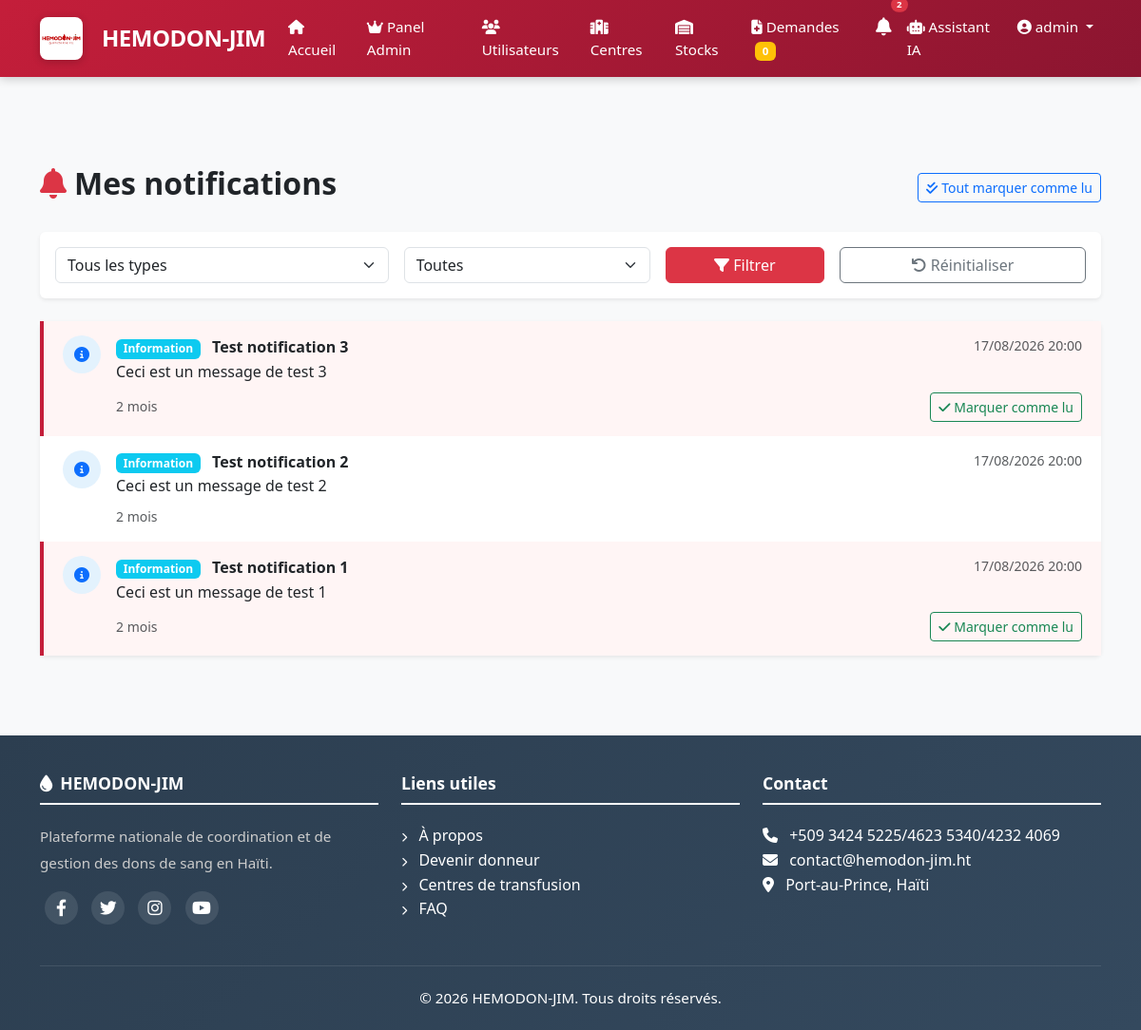
Screenshot of /notifications/ (signed in) with the database file from the repository.
### apps/authentification/models.py (models this page shows, shortened)
class User(AbstractUser):
    GROUPE_CHOICES = [
        ('donneur', 'Donneur'),
        ('hospitalier', 'Personnel Hospitalier'),
        ('admin', 'Administrateur'),
        ('pnts', 'PNTS'),
    ]
    GROUPE_SANGUIN_CHOICES = [
        ('A+', 'A+'), ('A-', 'A-'),
        ('B+', 'B+'), ('B-', 'B-'),
        ('AB+', 'AB+'), ('AB-', 'AB-'),
        ('O+', 'O+'), ('O-', 'O-'),
    ]
    groupe = models.CharField(max_length=20, choices=GROUPE_CHOICES, default='donneur')
    telephone = models.CharField(max_length=20, unique=True)
    adresse = models.TextField(blank=True, null=True)
    commune = models.CharField(max_length=100, blank=True, null=True)
    departement = models.CharField(max_length=100, blank=True, null=True)
    date_naissance = models.DateField(null=True, blank=True)
    groupe_sanguin = models.CharField(max_length=3, choices=GROUPE_SANGUIN_CHOICES, blank=True, null=True)
    est_eligible = models.BooleanField(default=True)
    photo = models.ImageField(upload_to='photos/', blank=True, null=True)
    created_at = models.DateTimeField(auto_now_add=True)
    updated_at = models.DateTimeField(auto_now=True)
    class Meta:
        db_table = 'users'
        verbose_name = 'Utilisateur'
        verbose_name_plural = 'Utilisateurs'

### apps/app_admin/models.py (models this page shows, shortened)
class Notification(models.Model):
    TYPE_CHOICES = [
        ('info', 'Information'),
        ('success', 'Succès'),
        ('warning', 'Alerte'),
        ('danger', 'Urgent'),
        ('system', 'Système'),
    ]
    titre = models.CharField(max_length=200)
    message = models.TextField()
    type = models.CharField(max_length=20, choices=TYPE_CHOICES, default='info')
    est_lue = models.BooleanField(default=False)
    pour_tous = models.BooleanField(default=True)
    utilisateurs = models.ManyToManyField(User, blank=True, related_name='notifications')
    lien = models.CharField(max_length=200, blank=True, null=True)
    date_creation = models.DateTimeField(auto_now_add=True)
    date_mise_a_jour = models.DateTimeField(auto_now=True)
    class Meta:
        ordering = ['-date_creation']
        verbose_name = 'Notification'
        verbose_name_plural = 'Notifications'

### apps/app_admin/views.py (the view)
# urls.py: path('notifications/', views.user_notifications, name='list'),
@login_required
def user_notifications(request):
    notifications = Notification.objects.filter(
        Q(pour_tous=True) | Q(utilisateurs=request.user)
    ).distinct().order_by('-date_creation')
    type_notif = request.GET.get('type')
    if type_notif:
        notifications = notifications.filter(type=type_notif)
    lu = request.GET.get('lu')
    if lu == 'true':
        notifications = notifications.filter(est_lue=True)
    elif lu == 'false':
        notifications = notifications.filter(est_lue=False)
    paginator = Paginator(notifications, 20)
    page_number = request.GET.get('page')
    notifications_page = paginator.get_page(page_number)
    if request.GET.get('mark_read') == 'all':
        notifications.filter(est_lue=False).update(est_lue=True)
        messages.success(request, "Toutes les notifications ont été marquées comme lues.")
        return redirect('user_notifications')
    non_lues = Notification.objects.filter(
        Q(pour_tous=True) | Q(utilisateurs=request.user),
        est_lue=False
    ).distinct().count()
    context = {
        'notifications': notifications_page,
        'types': Notification.TYPE_CHOICES,
        'non_lues': non_lues,
        'title': 'Mes notifications - HEMODON-JIM',
        'active_page': 'notifications',
    }
    return render(request, 'notifications/list.html', context)

### apps/authentification/context_processors.py (called while the page is built)
def user_notifications_count(request):
    count = 0
    if request.user.is_authenticated:
        count = Notification.objects.filter(
            models.Q(pour_tous=True) | models.Q(utilisateurs=request.user),
            est_lue=False
        ).distinct().count()
        print(f"Notifications non lues pour {request.user.username}: {count}")
    return {'user_notifications_count': count}

### templates/notifications/list.html (shortened to what this page needs)
{% extends 'base.html' %}
{% load static %}
{% block content %}
<div class="container py-4">
    <div class="d-flex justify-content-between align-items-center mb-4">
        <h1 class="h2 fw-bold">
            <i class="fas fa-bell text-danger me-2"></i>Mes notifications
        </h1>
        <div>
            {% if non_lues > 0 %}
            <a href="?mark_read=all" class="btn btn-outline-primary btn-sm">
                <i class="fas fa-check-double me-1"></i>Tout marquer comme lu
            </a>
            {% endif %}
        </div>
    </div>
    <div class="card border-0 shadow-sm mb-4">
        <div class="card-body">
            <form method="GET" class="row g-3">
                <div class="col-md-4">
                    <select name="type" class="form-select">
                        <option value="">Tous les types</option>
                    </select>
                </div>
                <div class="col-md-3">
                    <select name="lu" class="form-select">
                        <option value="">Toutes</option>
                    </select>
                </div>
                <div class="col-md-2">
                    <button type="submit" class="btn btn-danger w-100">
                        <i class="fas fa-filter"></i> Filtrer
                    </button>
                </div>
                <div class="col-md-3">
                    <a href="{% url 'notifications:list' %}" class="btn btn-outline-secondary w-100">
                        <i class="fas fa-undo"></i> Réinitialiser
                    </a>
                </div>
            </form>
        </div>
    </div>
    <div class="card border-0 shadow-sm">
        <div class="card-body p-0">
            {% for notif in notifications %}
            <div class="notification-item {% if not notif.est_lue %}unread{% endif %}"
                 data-id="{{ notif.id }}">
                <div class="d-flex align-items-start">
                    <div class="notification-icon {{ notif.type }} me-3">
                        <i class="fas {% if notif.type == 'danger' %}fa-exclamation-triangle{% elif notif.type == 'success' %}fa-check-circle{% elif notif.type == 'warning' %}fa-exclamation-circle{% elif notif.type == 'system' %}fa-cog{% else %}fa-info-circle{% endif %}"></i>
                    </div>
                    <div class="flex-grow-1">
                        <div class="d-flex justify-content-between align-items-start">
                            <div>
                                <span class="badge {% if notif.type == 'danger' %}bg-danger{% elif notif.type == 'warning' %}bg-warning{% elif notif.type == 'success' %}bg-success{% elif notif.type == 'system' %}bg-secondary{% else %}bg-info{% endif %} me-2">
                                    {{ notif.get_type_display }}
                                </span>
                                <strong>{{ notif.titre }}</strong>
                            </div>
                            <small class="text-muted">{{ notif.date_creation|date:"d/m/Y H:i" }}</small>
                        </div>
                        <p class="mb-1">{{ notif.message }}</p>
                        <div class="d-flex justify-content-between align-items-center mt-2">
                            <small class="text-muted">{{ notif.date_creation|timesince }}</small>
                            <div>
                                {% if not notif.est_lue %}
                                <button class="btn btn-sm btn-outline-success mark-read" data-id="{{ notif.id }}">
                                    <i class="fas fa-check"></i> Marquer comme lu
                                </button>
                                {% endif %}
                            </div>
                        </div>
                    </div>
                </div>
            </div>
            {% empty %}
            <div class="text-center py-5">
                <i class="fas fa-inbox fa-4x text-muted d-block mb-3"></i>
                <h5 class="text-muted">Aucune notification</h5>
                <p class="text-muted">Vous n'avez pas encore de notifications.</p>
            </div>
            {% endfor %}
        </div>
    </div>
</div>
{% endblock %}

### templates/partials/header.html (shortened to what this page needs)
{% load static %}
<nav class="navbar navbar-expand-lg navbar-custom fixed-top">
    <div class="container">
        <a class="navbar-brand" href="{% url 'home' %}">
            <img src="{% static 'images/logo/logo1.jpg' %}" alt="HEMODON-JIM" height="40" class="me-2" style="border-radius: 8px;">
            <span>HEMODON-JIM</span>
        </a>
        <div class="collapse navbar-collapse" id="navbarNav">
            <ul class="navbar-nav ms-auto">
                <li class="nav-item">
                    <a class="nav-link {% if request.path == '/' %}active{% endif %}" href="{% url 'home' %}">
                        <i class="fas fa-home"></i> Accueil
                    </a>
                </li>
                {% if user.is_authenticated %}
                    {% if user.is_superuser or user.groupe == 'admin' or user.groupe == 'pnts' %}
                        <li class="nav-item">
                            <a class="nav-link {% if 'admin-panel' in request.path %}active{% endif %}" href="{% url 'app_admin:dashboard' %}">
                                <i class="fas fa-crown"></i> Panel Admin
                            </a>
                        </li>
                        <li class="nav-item">
                            <a class="nav-link" href="{% url 'app_admin:users' %}">
                                <i class="fas fa-users"></i> Utilisateurs
                            </a>
                        </li>
                        <li class="nav-item">
                            <a class="nav-link" href="{% url 'app_admin:centres' %}">
                                <i class="fas fa-hospital"></i> Centres
                            </a>
                        </li>
                        <li class="nav-item">
                            <a class="nav-link {% if 'stocks' in request.path %}active{% endif %}" href="{% url 'stocks:list' %}">
                                <i class="fas fa-warehouse"></i> Stocks
                            </a>
                        </li>
                        <li class="nav-item">
                            <a class="nav-link {% if 'demandes' in request.path %}active{% endif %}" href="{% url 'demandes:toutes' %}">
                                <i class="fas fa-file-medical"></i> Demandes
                                <span class="badge bg-warning ms-1">{{ demandes_urgentes|default:0 }}</span>
                            </a>
                        </li>
                    {% endif %}
                    <li class="nav-item">
                        <a class="nav-link position-relative" href="{% url 'notifications:list' %}">
                            {% if user_notifications_count > 0 %}
                            <span class="position-absolute top-0 start-100 translate-middle badge rounded-pill bg-danger" style="font-size: 0.6rem; margin-top: -3px;">
                                {{ user_notifications_count }}
                            </span>
                            {% endif %}
                        </a>
                    </li>
                    <li class="nav-item">
                        <a class="nav-link" href="{% url 'chatbot:chatbot' %}">
                            <i class="fas fa-robot"></i> Assistant IA
                        </a>
                    </li>
                    <li class="nav-item dropdown">
                        <a class="nav-link dropdown-toggle" href="#" id="userDropdown" role="button" data-bs-toggle="dropdown">
                            <i class="fas fa-user-circle"></i> {{ user.username }}
                        </a>
                    </li>
                {% endif %}
            </ul>
        </div>
    </div>
</nav>

### static/css/style.css (style rules this page uses)
:root { --red-primary: #C41E3A; --red-dark: #8B1530; --red-light: #E53935; --red-very-light: #FFEBEE; --red-gradient: linear-gradient(135deg, #C41E3A 0%, #8B1530 100%); --white: #FFFFFF; --gray-100: #F8F9FA; --gray-200: #E9ECEF; --gray-300: #DEE2E6; --gray-600: #6C757D; --gray-900: #212529; --shadow-sm: 0 2px 10px rgba(0,0,0,0.08); --shadow-md: 0 4px 20px rgba(196,30,58,0.15); --shadow-lg: 0 8px 40px rgba(196,30,58,0.2); --navbar-height: 70px; }
* { margin: 0; padding: 0; box-sizing: border-box; }
html { scroll-behavior: smooth; }
body { font-family: 'Segoe UI', Tahoma, Geneva, Verdana, sans-serif; background: var(--gray-100); color: var(--gray-900); padding-top: var(--navbar-height); line-height: 1.6; }
a { color: var(--red-primary); text-decoration: none; transition: all 0.3s ease; }
.navbar-custom { background: var(--red-gradient) !important; box-shadow: var(--shadow-md); padding: 8px 0; transition: all 0.3s ease; min-height: var(--navbar-height); }
.navbar-custom .navbar-brand { display: flex; align-items: center; gap: 12px; color: white !important; font-weight: 800; font-size: 1.6rem; letter-spacing: -0.5px; }
.navbar-custom .navbar-brand img { height: 45px; width: auto; border-radius: 8px; transition: transform 0.3s ease; box-shadow: 0 2px 8px rgba(0,0,0,0.2); }
.navbar-custom .nav-link { color: rgba(255, 255, 255, 0.9) !important; font-weight: 500; padding: 8px 18px; border-radius: 50px; transition: all 0.3s ease; font-size: 0.95rem; }

### templates/base.html (style rules this page uses)
body { font-family: 'Segoe UI', Tahoma, Geneva, Verdana, sans-serif; background-color: #f8f9fa; margin-top: 80px; min-height: 100vh; display: flex; flex-direction: column; }
.navbar-custom { background: linear-gradient(135deg, #c0392b, #e74c3c); box-shadow: 0 2px 10px rgba(0,0,0,0.2); }
.navbar-custom .navbar-brand { font-weight: bold; color: white !important; font-size: 1.5rem; }
.navbar-custom .nav-link { color: white !important; font-weight: 500; transition: all 0.3s; }

### templates/notifications/list.html (style rules this page uses)
.notification-item { border-left: 4px solid transparent; padding: 15px 20px; transition: all 0.3s ease; }
.notification-item.unread { border-left-color: #C41E3A; background-color: #FFF5F5; }
.notification-item .notification-icon { width: 40px; height: 40px; border-radius: 50%; display: flex; align-items: center; justify-content: center; flex-shrink: 0; }
.notification-item .notification-icon.info { background-color: #E3F2FD; color: #0D6EFD; }

### rows the page displays
User: username "admin"
Notification: type "Information", titre "Test notification 3", date_creation "17/08/2026 20:00", message "Ceci est un message de test 3", date_creation "2 mois"
Notification: type "Information", titre "Test notification 2", date_creation "17/08/2026 20:00", message "Ceci est un message de test 2", date_creation "2 mois"
Notification: type "Information", titre "Test notification 1", date_creation "17/08/2026 20:00", message "Ceci est un message de test 1", date_creation "2 mois"

### other values shown
{{ demandes_urgentes|default:0 }} "0"
{{ user_notifications_count }} "2"
